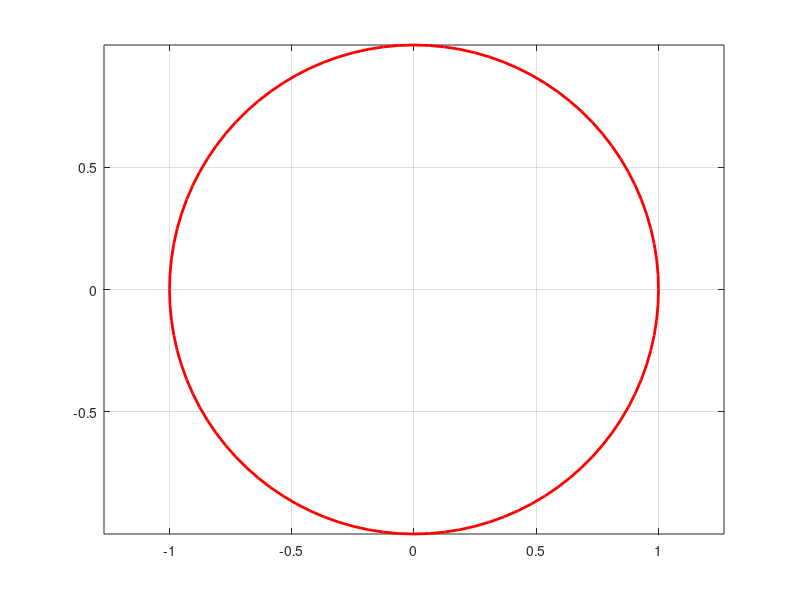

The MATLAB script that drew this image: (Note: this script raises an error after producing the figure.)
clc;
clear all;
%% 
U = (1/sqrt(2))*[1 1; 1 -1];
S = sqrt(2)*[10 0; 0 5];
V = (1/5)*[-3 4; 4 3];

A = U*S*V';
US = U*S;  

% plotting a unit circle 
t = (0:pi/50:2*pi);
x = cos(t);
y = sin(t);

X = [0, 0];
Y = X;

figure(1)
plot(x,y,'r','LineWidth',2);
hold on;
grid on;
axis equal;
xline(0);
yline(0);
quiver(X, Y, V(1,:), V(2,:),0,'b');
text(V(1,1)-0.25,V(2,1)+0.02, ...
    "$("+num2str(V(1,1))+","+num2str(V(2,1))+")$",'Interpreter','latex');
text(V(1,2)+0.02,V(2,2)+0.02, ...
    "$("+num2str(V(1,2))+","+num2str(V(2,2))+")$",'Interpreter','latex');
text(-0.5,0.75,"$v_1$",'Interpreter','latex');
text(0.5,0.5,"$v_2$",'Interpreter','latex');
title('Pre-Image of unit circle');


% plotting the ellipse
e = A*[x;y];

figure(2)
plot(e(1,:),e(2,:),'r','LineWidth',2);
grid on;
hold on;
axis equal;
xline(0);
yline(0);
quiver(X,Y,US(1,:),US(2,:),0,'b');
text(US(1,1)+0.2,US(2,1)+0.2, ...
    "$("+num2str(US(1,1))+","+num2str(US(2,1))+")$",'Interpreter','latex');
text(US(1,2)+0.2,US(2,2)-0.2, ...
    "$("+num2str(US(1,2))+","+num2str(US(2,2))+")$",'Interpreter','latex');
text(7.2,9,"$\sigma_1 u_1$",'Interpreter','latex');
text(2.3,-2,"$\sigma_2 u_2$",'Interpreter','latex');
title('Image of unit circle after mapping by A');